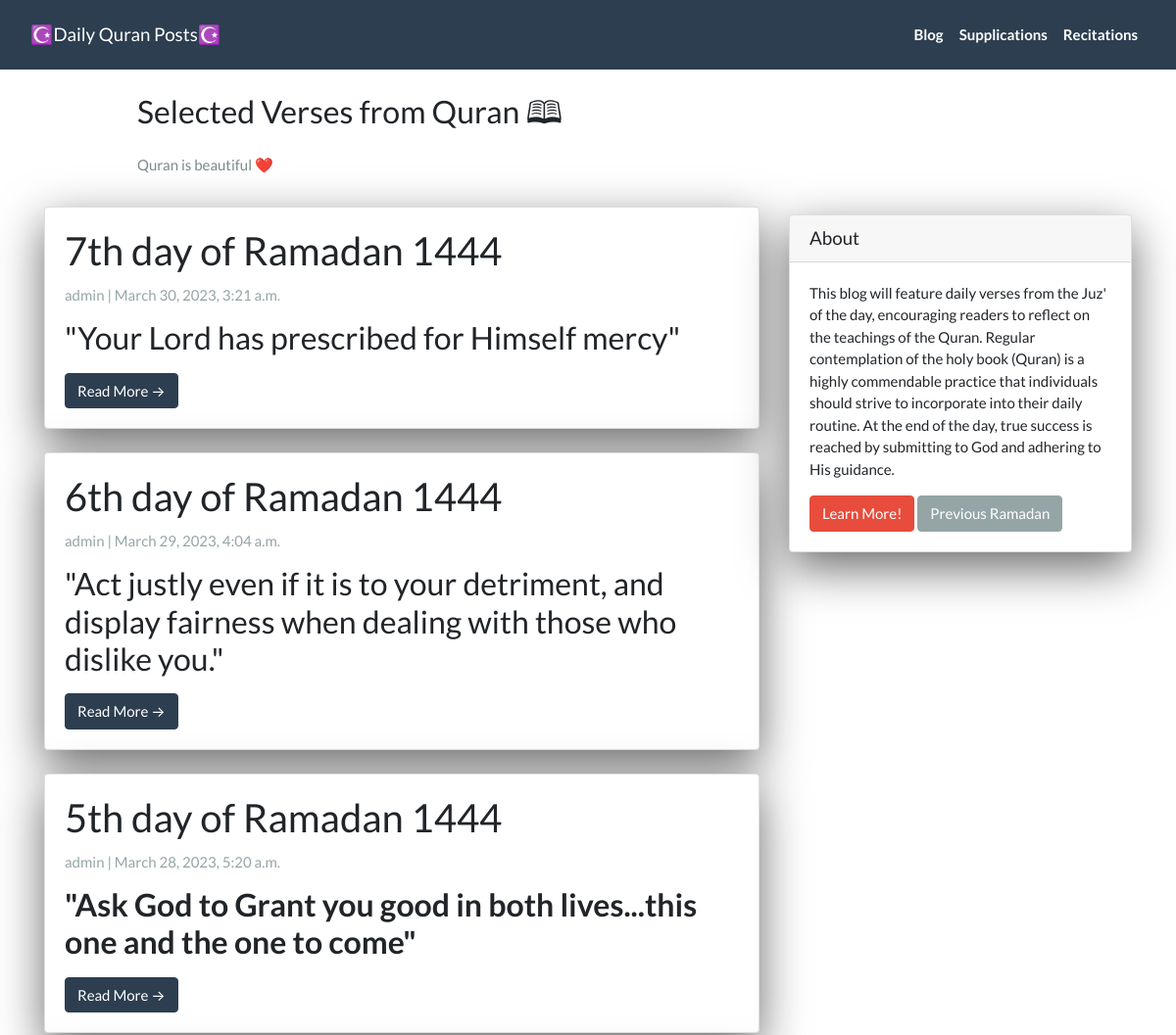
The app's page / (upper part), older data.
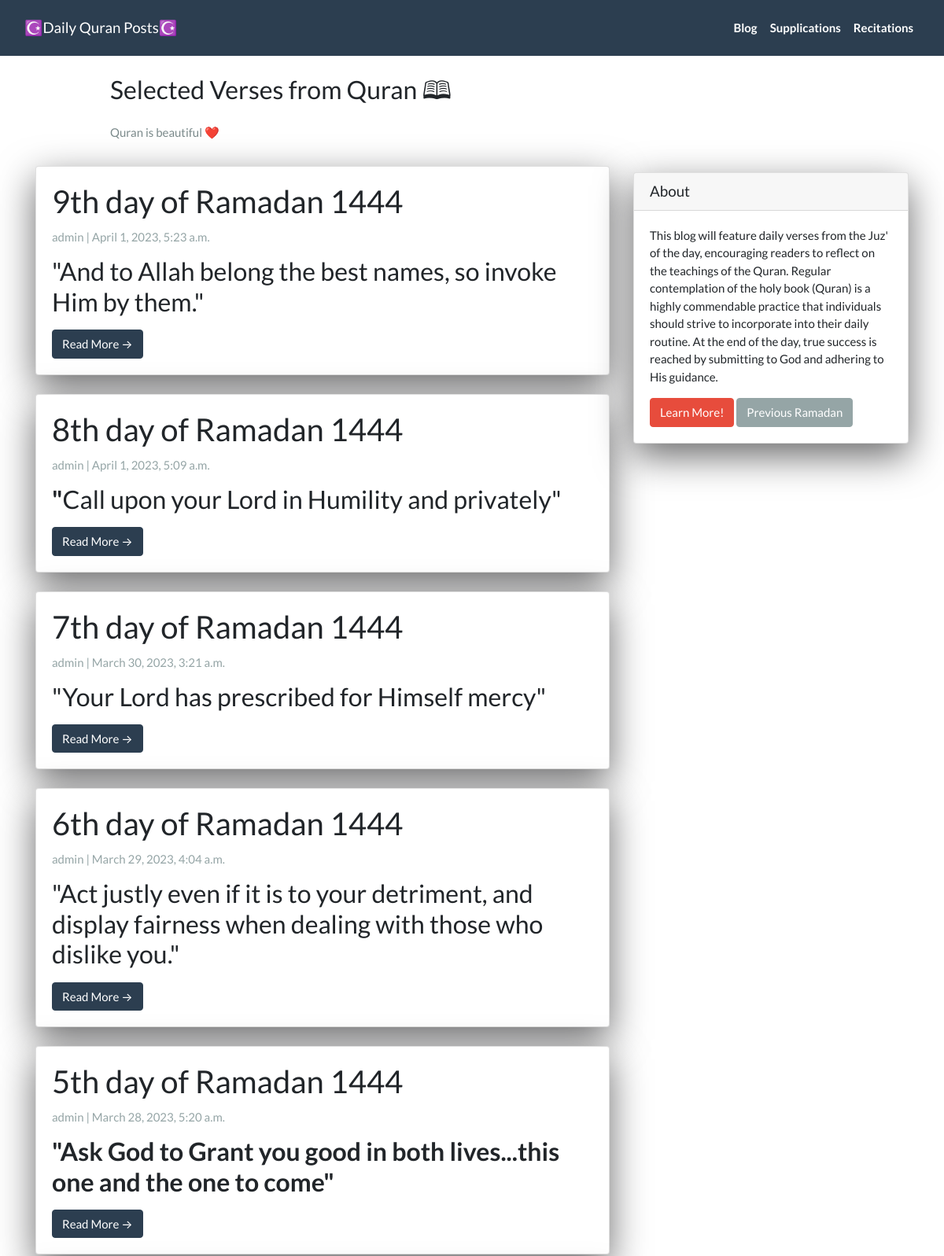
The same page, newer data.
### App/models.py (models this page shows, shortened)
class Post(models.Model):
  title =  models.CharField(max_length=200, unique=True)
  slug =   models.SlugField(max_length=200, unique=True)
  author = models.ForeignKey(User, on_delete=models.CASCADE, related_name='blog_posts')
  created_on = models.DateTimeField(auto_now_add=True)
  updated_on = models.DateTimeField(auto_now=True)
  summary = RichTextField(blank=True, null=True)
  content = RichTextField(blank=True, null=True)
  video_link = EmbedVideoField(blank=True, null=True)
  status = models.IntegerField(choices=STATUS, default=0)
  class Meta:
    ordering = ['-created_on']

### App/views.py (the view)
# urls.py: path('', views.PostList.as_view(), name="home"),
class PostList(generic.ListView):
  queryset = Post.objects.filter(status=1).order_by('-created_on')
  template_name = 'index.html'

### App/templates/index.html (shortened to what this page needs)
{% extends "base.html" %}
{% block content %}
<header class="masthead">
  <div class="container">
    <div class="row">
      <div class=" col-md-8 col-md-10 mx-auto">
        <div class="site-heading">
          <h3 class=" site-heading my-4 mt-3 text-black">Selected Verses from Quran 🕮 </h3>
          <p class="text-dark">Quran is beautiful ❤️</p>
        </div>
      </div>
    </div>
  </div>
</header>
<div class="container">
  <div class="row">
    <div class="col-md-8 mt-3 left">
      {% for post in post_list %}
      <div class="card mb-4">
        <div class="card-body">
          <h2 class="card-title">{{ post.title }}</h2>
          <p class="card-text text-muted h6">{{ post.author }} | {{ post.created_on}} </p>
          <p class="card-text">{{post.summary | safe}}</p>
          <a href="{% url 'post_detail' post.slug  %}" class="btn btn-primary">Read More &rarr;</a>
        </div>
      </div>
      {% endfor %}
    </div>
    {% block sidebar %}
    {% include 'sidebar.html' %}
    {% endblock sidebar %}
  </div>
</div>
{%endblock%}

### App/templates/base.html (shortened to what this page needs)
<!DOCTYPE html>
<html>
<head>
  <link rel="stylesheet" href="https://stackpath.bootstrapcdn.com/bootswatch/4.5.2/flatly/bootstrap.min.css">
</head>
<body>
  <nav class="navbar navbar-expand-lg navbar-dark bg-primary" id="mainNav">
    <div class="container-fluid">
      <a class="navbar-brand" href="{% url 'home' %}">☪️Daily Quran Posts☪️</a>
      <div class="collapse navbar-collapse" id="navbarResponsive">
        <ul class="navbar-nav ml-auto">
          <li class="nav-item text-black">
            <a class="nav-link text-black font-weight-bold" href="#">Blog</a>
          </li>
          <li class="nav-item text-black">
            <a class="nav-link text-black font-weight-bold" href="#">Supplications</a>
          </li>
          <li class="nav-item text-black">
            <a class="nav-link text-black font-weight-bold" href="#">Recitations</a>
          </li>
        </ul>
      </div>
    </div>
  </nav>
  {% block content %}{% endblock content %}
</body>
</html>

### App/templates/sidebar.html (shortened to what this page needs)
{% block sidebar %}
<div class="col-md-4 float-right ">
  <div class="card my-4">
    <h5 class="card-header">About</h5>
    <div class="card-body">
      <p class="card-text">This blog will feature daily verses from the Juz' of the day, encouraging readers to reflect on the teachings of the Quran.  Regular contemplation of the holy book (Quran) is a highly commendable practice that individuals should strive to incorporate into their daily routine.  At the end of the day, true success is reached by submitting to God and adhering to His guidance.</p>
      <a href="https://www.altafsir.com/Languages.asp?LanguageID=2" target="_blank" class="btn btn-danger">Learn More!</a>
      <a href="https://alquran.blog" target="_blank" class="btn btn-secondary">Previous Ramadan</a>
    </div>
  </div>
</div>
{% endblock sidebar %}

### App/templates/sidebar.html (style rules this page uses)
.card { box-shadow: 0 16px 48px #6a6a6b; }

Row changes from the older to the newer data that the page shows:
added Post: title "9th day of Ramadan 1444", author "admin", created_on "April 1, 2023, 5:23 a.m.", summary "\"And to Allah belong the best names, so invoke Him by them.\""
added Post: title "8th day of Ramadan 1444", author "admin", created_on "April 1, 2023, 5:09 a.m.", summary "\" Call upon your Lord in Humility and privately\""
